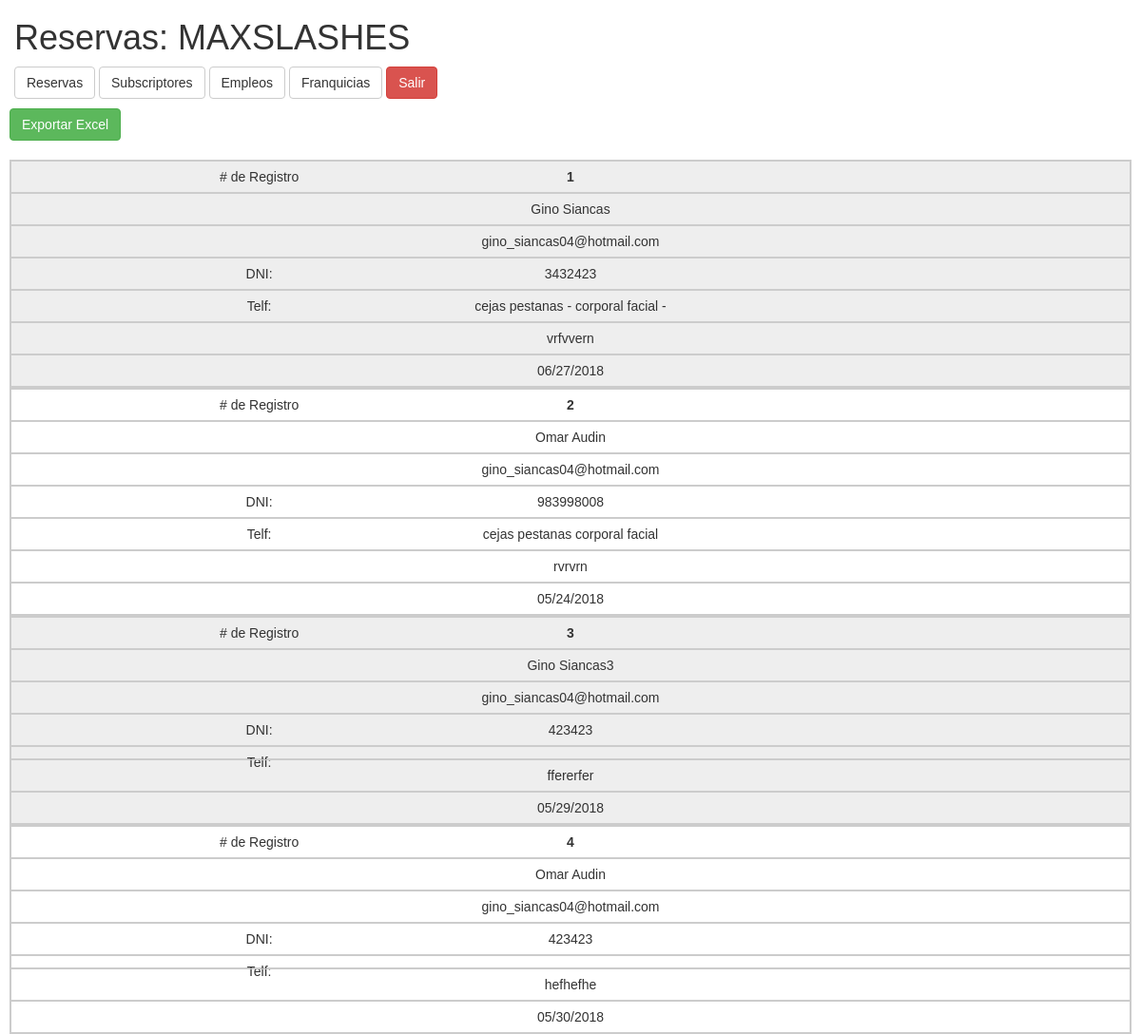
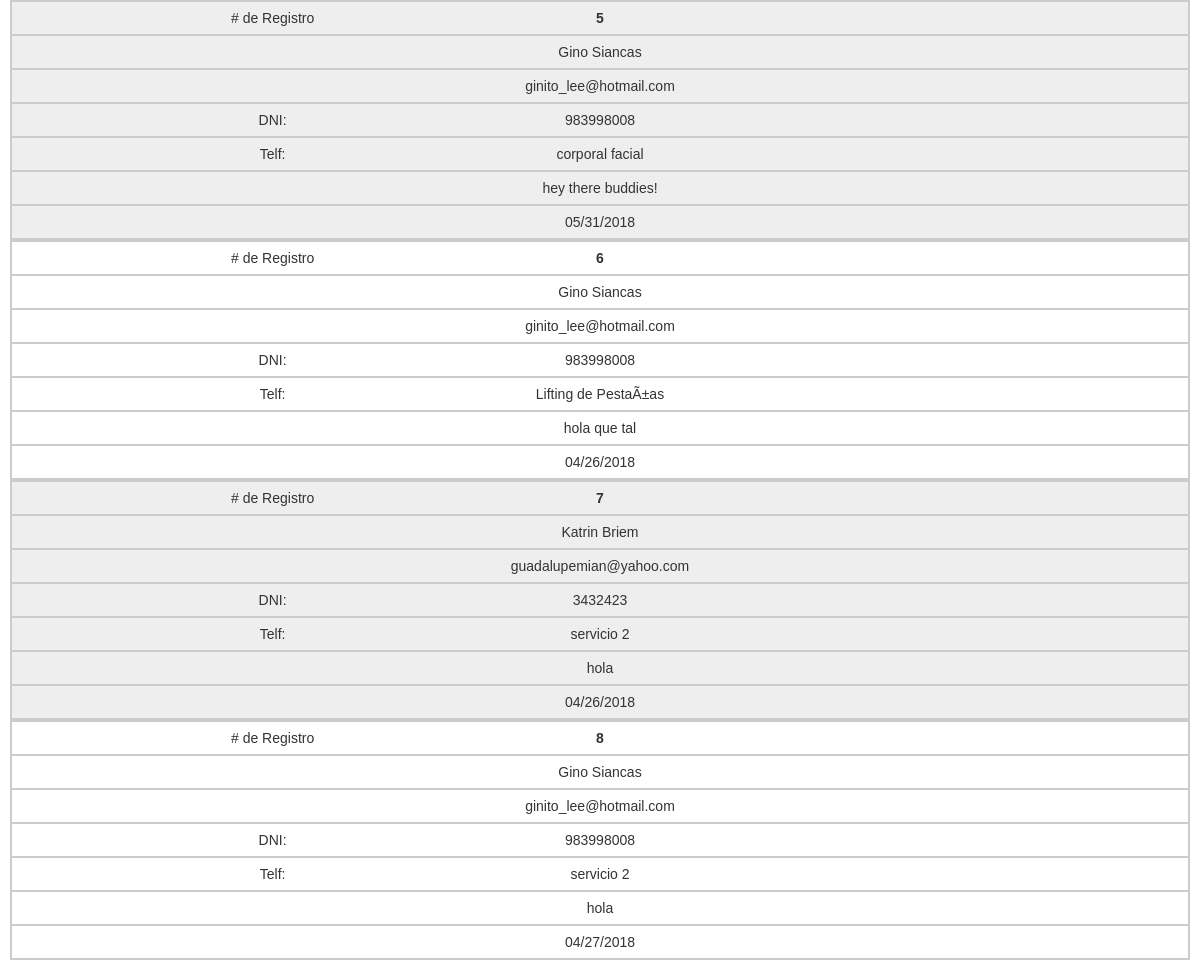
/badi/index.php (signed in), run on the app's committed database (2 pictures, top to bottom).
### tables this page shows
CREATE TABLE `reservas` (
  `reserve_id` int(11) NOT NULL,
  `fullname` varchar(65) NOT NULL,
  `email` varchar(55) NOT NULL,
  `telephone` int(11) NOT NULL,
  `service` varchar(109) NOT NULL,
  `message` text NOT NULL,
  `time_date_reserva` varchar(30) NOT NULL,
  `time_register` datetime NOT NULL
);

### badi/index.php (the view, shortened to what this page needs)
<!DOCTYPE HTML>
<html lang="sp">
<head>
	<link rel="stylesheet" type="text/css" href="../css/bootstrap.min.css">
</head>
<body>
<?php
$title = "Reservas";
require_once("header.php");
?>
<div id="page-wrap">
	<a href="export_files.php?status=1" class="btn btn-success">Exportar Excel</a><br><br>
	<table>
		<tbody>
		<?php
		require_once("../php/db_connection.php");
		$number = 1;
		if($query = mysqli_query($connect , "SELECT * FROM reservas ORDER BY time_register DESC")){
			if(mysqli_num_rows($query)){
				while ($data = mysqli_fetch_assoc($query)) {
					$correo = ($data["email"] == "")? "No Aplica" : $data["email"];
					echo '<tr>
							<td class="nomover"><strong>'.$number++.'</strong></td>
							<td class="nomover">'.ucwords($data["fullname"]).'</td>
							<td class="nomover">'.$correo.'</td>
							<td class="nomover">'.$data["telephone"].'</td>
							<td class="nomover">'.$data["service"].'</td>
							<td class="nomover">'.$data["message"].'</td>
							<td class="nomover">'.$data["time_date_reserva"].'</td>
						</tr>';
				}
			}else{echo "<h3>Lista Vacia<br><small>No hay nada que cargar.</small></h3>";}
		}else{echo "<h3>Ooh No! <br><small>Tuvimos un problema y no pudimos cargar esta pagina.</small></h3>";}
		?>
        </tbody>
	</table>
</div>
</body>
</html>

### badi/header.php
<div id="header" class="container-fluid">
	<h1><?php echo $title;?>: MAXSLASHES</h1>
	<a href="index.php" class="btn btn-default">Reservas</a>
	<a href="subscriptores.php" class="btn btn-default">Subscriptores</a>
	<a href="trabajos.php" class="btn btn-default">Empleos</a>
	<a href="franquicias.php" class="btn btn-default">Franquicias</a>
 	<a href="logout.php" class="btn btn-danger">Salir</a>
</div>

### badi/index.php (style rules this page uses)
body { font-family: RobotoLight , sans-serif; }
@media only screen and (max-width: 760px),
		(min-device-width: 768px) and (max-device-width: 1024px) { table, thead, tbody, th, td, tr { display: block; } }
@media only screen and (max-width: 760px),
		(min-device-width: 768px) and (max-device-width: 1024px) { tr { border: 1px solid #ccc; } }
@media only screen and (max-width: 760px),
		(min-device-width: 768px) and (max-device-width: 1024px) { td { border: none; border-bottom: 1px solid #eee; position: relative; padding-left:50%; } }
@media only screen and (max-width: 760px),
		(min-device-width: 768px) and (max-device-width: 1024px) { td:before { position: absolute; top: 6px; left: 6px; width: 45%; padding-right: 20px; white-space: nowrap; } }
@media only screen and (max-width: 760px),
		(min-device-width: 768px) and (max-device-width: 1024px) { .nomover { text-align:center; padding-left: 6px; } }
@media only screen and (max-width: 760px),
		(min-device-width: 768px) and (max-device-width: 1024px) { td:nth-of-type(1):before { content: "# de Registro"; } }
@media only screen and (max-width: 760px),
		(min-device-width: 768px) and (max-device-width: 1024px) { td:nth-of-type(4):before { content: "DNI:"; } }
@media only screen and (max-width: 760px),
		(min-device-width: 768px) and (max-device-width: 1024px) { td:nth-of-type(5):before { content: "Telf:"; } }
@media only screen and (min-device-width: 768px) and (max-device-width: 1024px) { body { width:100%; } }
#page-wrap { margin: 10px; }
table { width: 100%; border-collapse: collapse; }
tr:nth-of-type(odd) { background: #eee; }
td, th { padding: 6px; border: 1px solid #ccc; text-align: left; }

### data on the page
reservas: fullname "Gino Siancas", email "gino_siancas04@hotmail.com", telephone "3432423", service "cejas pestanas - corporal facial -", message "vrfvvern", time_date_reserva "06/27/2018"
reservas: fullname "Omar Audin", email "gino_siancas04@hotmail.com", telephone "983998008", service "cejas pestanas corporal facial", message "rvrvrn", time_date_reserva "05/24/2018"
reservas: fullname "Gino Siancas3", email "gino_siancas04@hotmail.com", telephone "423423", message "ffererfer", time_date_reserva "05/29/2018"
reservas: fullname "Omar Audin", email "gino_siancas04@hotmail.com", telephone "423423", message "hefhefhe", time_date_reserva "05/30/2018"
reservas: fullname "Gino Siancas", email "ginito_lee@hotmail.com", telephone "983998008", service "corporal facial", message "hey there buddies!", time_date_reserva "05/31/2018"
reservas: fullname "Gino Siancas", email "ginito_lee@hotmail.com", telephone "983998008", service "Lifting de PestaÃ±as", message "hola que tal", time_date_reserva "04/26/2018"
reservas: fullname "Katrin Briem", email "guadalupemian@yahoo.com", telephone "3432423", service "servicio 2", message "hola", time_date_reserva "04/26/2018"
reservas: fullname "Gino Siancas", email "ginito_lee@hotmail.com", telephone "983998008", service "servicio 2", message "hola", time_date_reserva "04/27/2018"

### other printed values
$title "Reservas"
